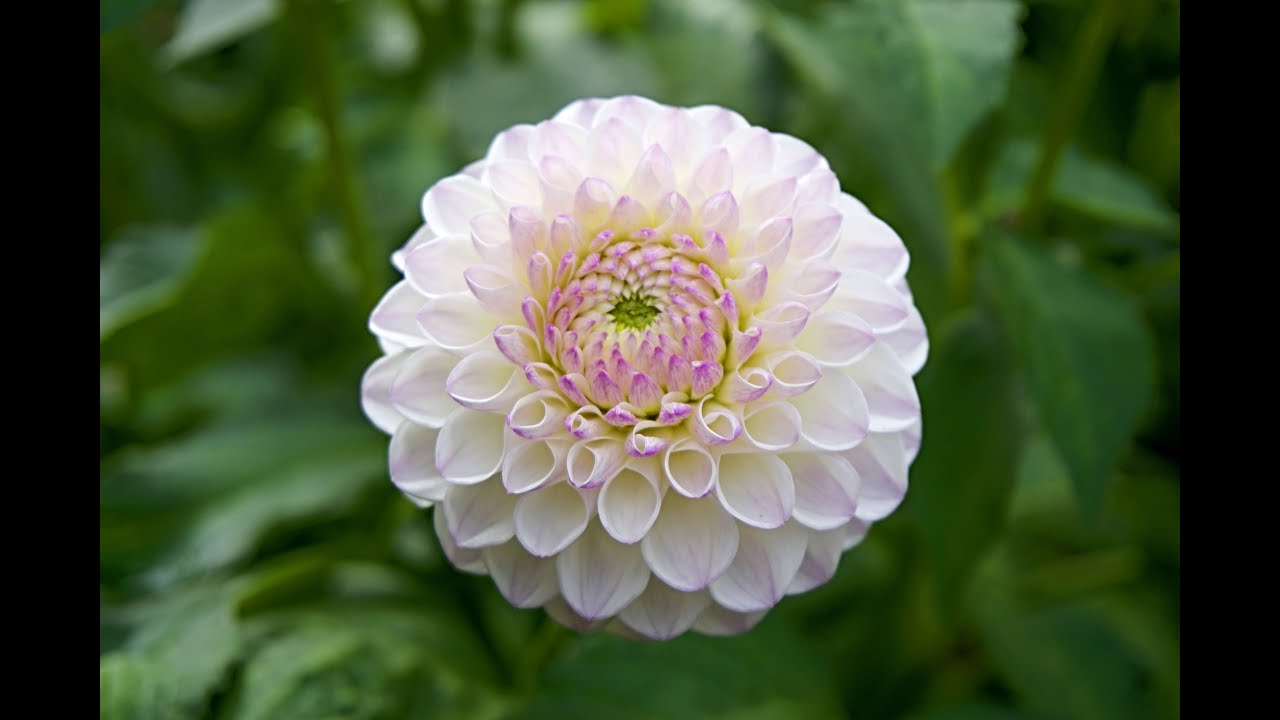
#> input picture flower.png, 1280 x 720 px
$ python Part_3-code.py
#> lines starting #> are read from the running program, lines starting #| are printed output that depends on the picture; after the words box and inside, x2 and y2 are one past the last pixel; in counts of white or black regions, pixels touching at a corner belong together
import os
from datetime import datetime
print(os. getcwd())
print(datetime.now())

import matplotlib.pyplot as plt
import numpy as np

# Read the image
myImage = plt.imread('flower.png')
#> myImage is the input picture: shape (720, 1280, 4) float32; mean R, G, B, A 0.305, 0.36, 0.244, 1

# Get the height and width of the image
height = myImage.shape[0]
#> height = 720
width = myImage.shape[1]
#> width = 1280

# Convert the image to grayscale
grey_image = np.zeros((height, width))

for x in range(height):
    for y in range(width):
        red, green, blue = myImage[x, y][:3]
        grey = 0.299 * red + 0.587 * green + 0.114 * blue
        grey_image[x, y] = grey
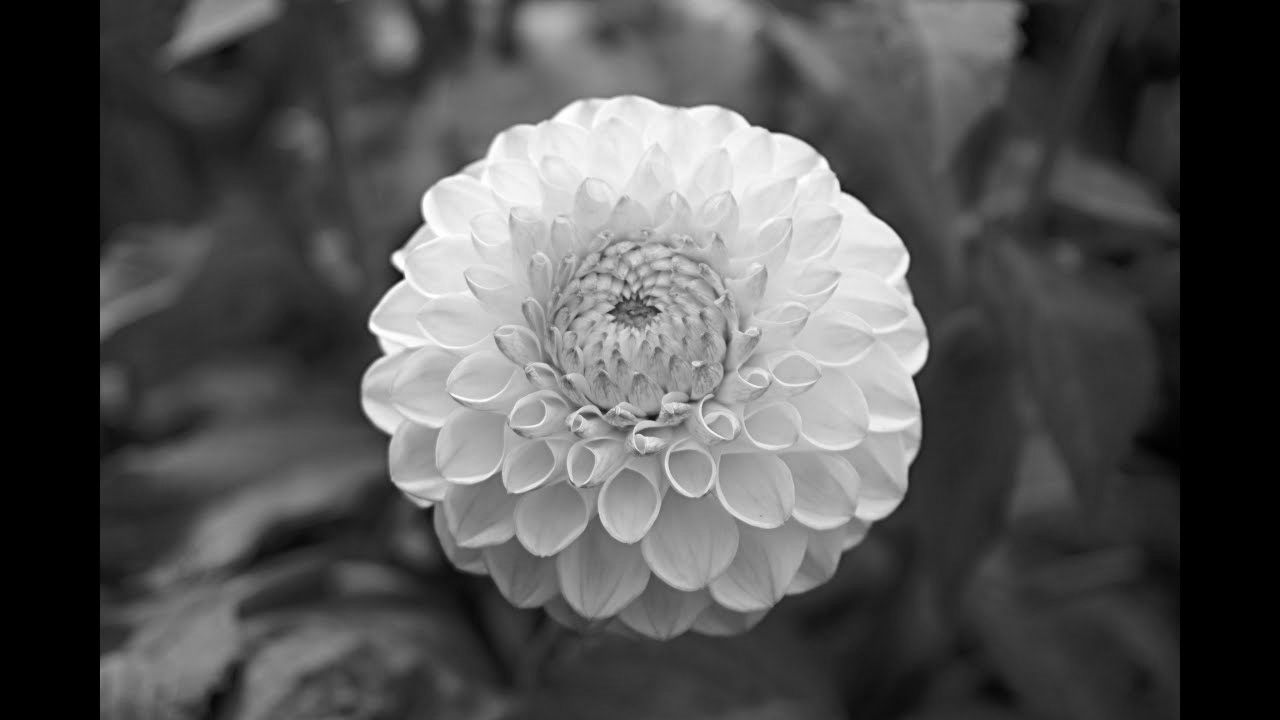
#> grey_image: shape (720, 1280) float64; min 0, max 1, mean 0.33

# Define the threshold for edge detection
threshold = 0.01  # Adjust accorindgly

# Initialize an array to store the edge-detected image
edge_image = np.ones((height, width)) * 255

# Apply the basic line detection algorithm
for x in range(height - 1):
    for y in range(width - 1):
        if abs(grey_image[x, y] - grey_image[x + 1, y]) > threshold and abs(grey_image[x, y] - grey_image[x, y + 1]) > threshold:
            edge_image[x, y] = 0  # Mark as edge
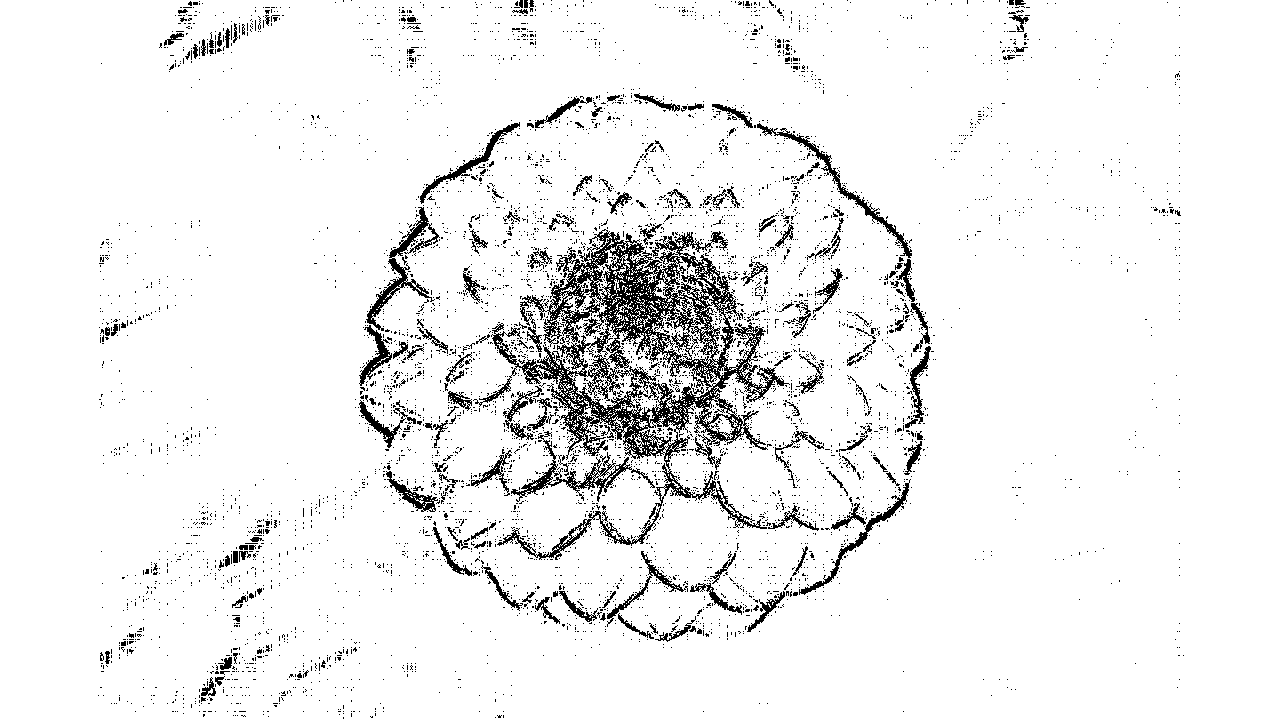
#> edge_image: shape (720, 1280) float64; 93.6% white; black in thin lines or dots, all inside (x1, y1, x2, y2) = (98, 0, 1184, 719)

# Convert the edge-detected image to RGB format
edge_image_rgb = np.zeros((height, width, 3))

for x in range(height):
    for y in range(width):
        edge_image_rgb[x, y] = [edge_image[x, y], edge_image[x, y], edge_image[x, y]]

# Display the edge-detected image in RGB format
plt.imshow(edge_image_rgb)
plt.show()
